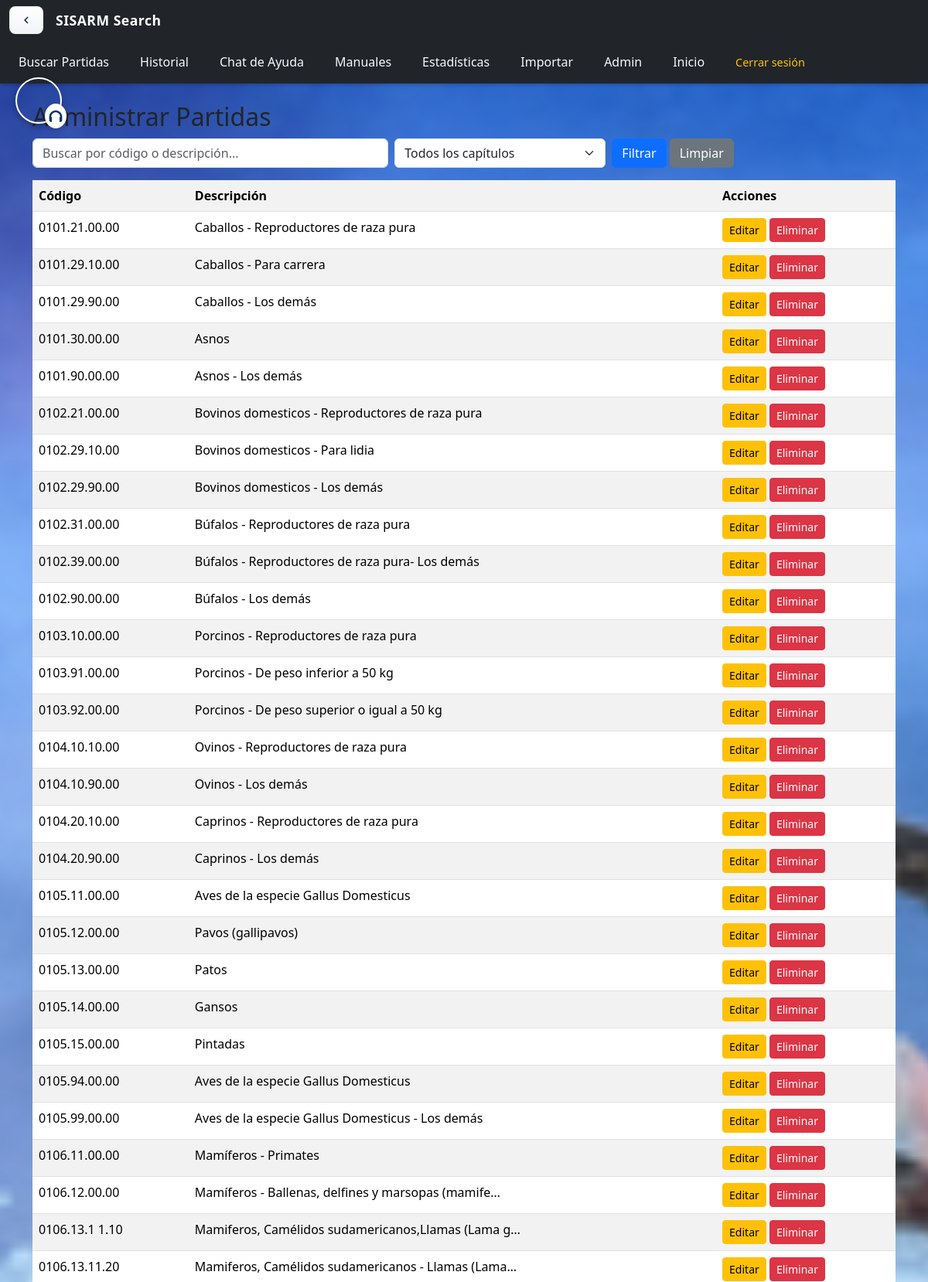
Screenshot of /administrador/partidas/ (signed in, upper part) with the database file from the repository.
### partidas/models.py (models this page shows, shortened)
class PartidaArancelaria(models.Model):
    capitulo = models.CharField(max_length=200, default="Sin datos")
    partida = models.CharField(max_length=10, default="Sin datos")
    subpartida = models.CharField(max_length=10, default="Sin datos")
    codigo = models.CharField(max_length=50, default="Sin datos")
    descripcion = models.TextField(default="Sin datos")
    gravamen = models.CharField(max_length=50, default="Sin datos")
    ice_iehd = models.CharField(max_length=50, default="Sin datos")
    unidad_medida = models.CharField(max_length=50, default="Sin datos")
    despacho_frontera = models.CharField(max_length=50, default="Sin datos")
    tipo_documento = models.CharField(max_length=50, default="Sin datos")
    entidad_emite = models.CharField(max_length=100, default="Sin datos")
    disp_legal = models.TextField(default="Sin datos")
    can_ace36_ace47_ven = models.CharField(max_length=50, default="Sin datos")
    ace22_chi_prot = models.CharField(max_length=50, default="Sin datos")
    ace66_mexico = models.CharField(max_length=50, default="Sin datos")
    permisos = models.TextField(default="Sin datos")
    subpartidas = models.TextField(default="Sin datos")
    referencia_legal = models.TextField(default="Sin datos")
    updated_at = models.DateTimeField(auto_now=True, null=True, blank=True)

### partidas/decorators.py (the view)
        def _wrapped_view(request, *args, **kwargs):
            if not request.user.is_authenticated:
                from django.urls import reverse
                return redirect(reverse('login'))
            if request.user.is_superuser:
                return view_func(request, *args, **kwargs)
            if request.user.rol and request.user.rol.nombre == nombre_rol:
                return view_func(request, *args, **kwargs)
            raise PermissionDenied

### partidas/context_processors.py (called while the page is built, shortened)
def license_info(request):
    ctx = {
        'licencia_dias_restantes': None,
        'licencia_estado': None,
        'licencia_fecha_fin': None,
    }
    try:
        if request.user.is_authenticated:
            from .models import LicenciaTemporal
            licencia = LicenciaTemporal.objects.filter(usuario=request.user, estado=True).order_by('-fecha_fin').first()
    except Exception:
        pass
    return ctx

### partidas/views.py (called while the page is built)
@rol_requerido('Administrador')
def panel_partidas(request):
    partidas = PartidaArancelaria.objects.all()
    q = request.GET.get('q', '').strip()
    cap = request.GET.get('capitulo', '').strip()
    if q:
        partidas = partidas.filter(Q(codigo__icontains=q) | Q(descripcion__icontains=q))
    if cap:
        partidas = partidas.filter(capitulo__icontains=cap)
    capitulo_choices = PartidaArancelaria.objects.order_by('capitulo').values_list('capitulo', flat=True).distinct()
    return render(request, 'partidas/panel_partidas.html', {
        'partidas': partidas,
        'q': q,
        'capitulo': cap,
        'capitulo_choices': capitulo_choices,
    })

### partidas/templates/partidas/panel_partidas.html (shortened to what this page needs)
{% extends "partidas/base.html" %}
{% load static %}
{% block body_class %}detalle-bg{% endblock %}
{% block content %}
<h2>Administrar Partidas</h2>
<form method="get" class="mb-3">
    <div class="row g-2">
        <div class="col-md-5">
            <input type="text" name="q" value="{{ q }}" class="form-control" placeholder="Buscar por código o descripción...">
        </div>
        <div class="col-md-3">
            <select name="capitulo" class="form-select">
                <option value="">Todos los capítulos</option>
            </select>
        </div>
        <div class="col-md-4">
            <button class="btn btn-primary">Filtrar</button>
            <a class="btn btn-secondary" href="{% url 'panel_partidas' %}">Limpiar</a>
        </div>
    </div>
</form>
<table class="table table-striped">
    <tr><th>Código</th><th>Descripción</th><th>Acciones</th></tr>
    {% for partida in partidas %}
    <tr>
        <td>{{ partida.codigo }}</td>
        <td>{{ partida.descripcion|truncatechars:50 }}</td>
        <td>
            <a href="{% url 'editar_partida' partida.id %}" class="btn btn-sm btn-warning">Editar</a>
            <a href="{% url 'eliminar_partida' partida.id %}" class="btn btn-sm btn-danger">Eliminar</a>
        </td>
    </tr>
    {% endfor %}
</table>
{% endblock %}

### rows the page displays
PartidaArancelaria: codigo "0101.21.00.00", descripcion "Caballos - Reproductores de raza pura"
PartidaArancelaria: codigo "0101.29.10.00", descripcion "Caballos - Para carrera"
PartidaArancelaria: codigo "0101.29.90.00", descripcion "Caballos - Los demás"
PartidaArancelaria: codigo "0101.30.00.00", descripcion "Asnos"
PartidaArancelaria: codigo "0101.90.00.00", descripcion "Asnos - Los demás"
PartidaArancelaria: codigo "0102.21.00.00", descripcion "Bovinos domesticos - Reproductores de raza pura"
PartidaArancelaria: codigo "0102.29.10.00", descripcion "Bovinos domesticos - Para lidia"
PartidaArancelaria: codigo "0102.29.90.00", descripcion "Bovinos domesticos - Los demás"
PartidaArancelaria: codigo "0102.31.00.00", descripcion "Búfalos - Reproductores de raza pura"
PartidaArancelaria: codigo "0102.39.00.00", descripcion "Búfalos - Reproductores de raza pura- Los demás"
PartidaArancelaria: codigo "0102.90.00.00", descripcion "Búfalos - Los demás"
PartidaArancelaria: codigo "0103.10.00.00", descripcion "Porcinos - Reproductores de raza pura"
PartidaArancelaria: codigo "0103.91.00.00", descripcion "Porcinos - De peso inferior a 50 kg"
PartidaArancelaria: codigo "0103.92.00.00", descripcion "Porcinos - De peso superior o igual a 50 kg"
PartidaArancelaria: codigo "0104.10.10.00", descripcion "Ovinos - Reproductores de raza pura"
PartidaArancelaria: codigo "0104.10.90.00", descripcion "Ovinos - Los demás"
PartidaArancelaria: codigo "0104.20.10.00", descripcion "Caprinos - Reproductores de raza pura"
PartidaArancelaria: codigo "0104.20.90.00", descripcion "Caprinos - Los demás"
PartidaArancelaria: codigo "0105.11.00.00", descripcion "Aves de la especie Gallus Domesticus"
PartidaArancelaria: codigo "0105.12.00.00", descripcion "Pavos (gallipavos)"
PartidaArancelaria: codigo "0105.13.00.00", descripcion "Patos"
PartidaArancelaria: codigo "0105.14.00.00", descripcion "Gansos"
PartidaArancelaria: codigo "0105.15.00.00", descripcion "Pintadas"
PartidaArancelaria: codigo "0105.94.00.00", descripcion "Aves de la especie Gallus Domesticus"
PartidaArancelaria: codigo "0105.99.00.00", descripcion "Aves de la especie Gallus Domesticus - Los demás"
PartidaArancelaria: codigo "0106.11.00.00", descripcion "Mamíferos - Primates"
PartidaArancelaria: codigo "0106.12.00.00", descripcion "Mamíferos - Ballenas, delfines y marsopas (mamife…"
PartidaArancelaria: codigo "0106.13.1 1.10", descripcion "Mamiferos, Camélidos sudamericanos,Llamas (Lama g…"
PartidaArancelaria: codigo "0106.13.11.20", descripcion "Mamiferos, Camélidos sudamericanos - Llamas (Lama…"
